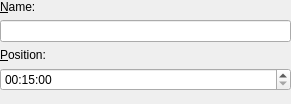
<ui version="4.0" >
 <class>AddChapter</class>
 <widget class="QWidget" name="AddChapter" >
  <property name="geometry" >
   <rect>
    <x>0</x>
    <y>0</y>
    <width>291</width>
    <height>104</height>
   </rect>
  </property>
  <property name="windowTitle" >
   <string>KMediaFactory</string>
  </property>
  <layout class="QVBoxLayout" >
   <property name="leftMargin" >
    <number>0</number>
   </property>
   <property name="topMargin" >
    <number>0</number>
   </property>
   <property name="rightMargin" >
    <number>0</number>
   </property>
   <property name="bottomMargin" >
    <number>0</number>
   </property>
   <item>
    <widget class="QLabel" name="nameLabel" >
     <property name="text" >
      <string>&amp;Name:</string>
     </property>
     <property name="wordWrap" >
      <bool>false</bool>
     </property>
     <property name="buddy" >
      <cstring>nameEdit</cstring>
     </property>
    </widget>
   </item>
   <item>
    <widget class="QLineEdit" name="nameEdit" >
     <property name="text" >
      <string/>
     </property>
    </widget>
   </item>
   <item>
    <widget class="QLabel" name="chapterLabel" >
     <property name="text" >
      <string>&amp;Position:</string>
     </property>
     <property name="textFormat" >
      <enum>Qt::PlainText</enum>
     </property>
     <property name="wordWrap" >
      <bool>false</bool>
     </property>
     <property name="buddy" >
      <cstring>chapterTime</cstring>
     </property>
    </widget>
   </item>
   <item>
    <widget class="QTimeEdit" name="chapterTime" >
     <property name="focusPolicy" >
      <enum>Qt::StrongFocus</enum>
     </property>
     <property name="displayFormat" >
      <string>hh:mm:ss</string>
     </property>
     <property name="time" >
      <time>
       <hour>0</hour>
       <minute>15</minute>
       <second>0</second>
      </time>
     </property>
    </widget>
   </item>
   <item>
    <spacer>
     <property name="orientation" >
      <enum>Qt::Vertical</enum>
     </property>
     <property name="sizeType" >
      <enum>QSizePolicy::Expanding</enum>
     </property>
     <property name="sizeHint" >
      <size>
       <width>20</width>
       <height>12</height>
      </size>
     </property>
    </spacer>
   </item>
  </layout>
 </widget>
 <layoutdefault spacing="6" margin="11" />
 <layoutfunction spacing="KDialog::spacingHint" margin="KDialog::marginHint" />
 <pixmapfunction>BTN_ICON</pixmapfunction>
 <includes>
  <include location="global" >kpushbutton.h</include>
 </includes>
 <resources/>
 <connections/>
</ui>
